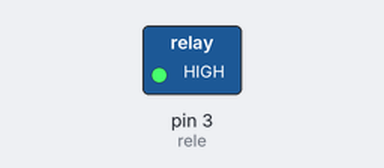
A sketch run on a simulated Arduino Uno, built with avr-gcc and run on an emulated ATmega328P. On the bench: switched loads named in the sketch (green lamp = pin HIGH). Dashed ring = blinking.

Above: at 0.5 s.
Timing chart, 0 to 4.6 s (numbered marks = the images above):
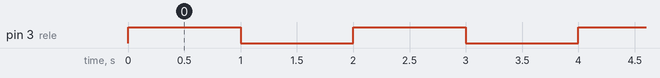

The sketch:

rele.ino
```cpp
/*

Autor: A2N
Web: https://arduinlab.wordpress.com
DESCRIPCIÓN DEL PROGRAMA: "blink" del relé

*/

int rele = 3;

void setup() {
  pinMode(rele, OUTPUT);
}

void loop() {
  // Encender el relé
  digitalWrite(rele, HIGH);
  delay(1000);
  digitalWrite(rele, LOW);
  delay(1000);
}
```

Measured:
- by itself, pin 3 (rele): alternates HIGH for 1.0 s and LOW for 1.0 s
